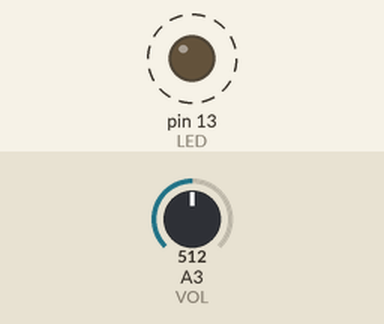
This sketch was run on a simulated Arduino Uno, built with avr-gcc and run on an emulated ATmega328P. Shown: output pins drawn as LEDs (lit = HIGH). Dashed ring = blinking. The inputs (shaded band) are chosen by the test bench; at power-on: A3 (VOL) = 512.

Above: at 1.8 s.
1.9 s: A3 (VOL) set to 306
At 2.2 s:
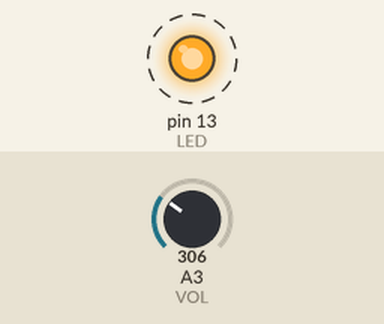
5.4 s: A3 (VOL) set to 122
At 5.56 s:
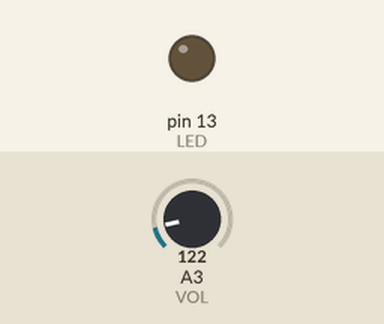
Timing chart, 0 to 14.9 s (numbered marks = the images above; inputs shaded):
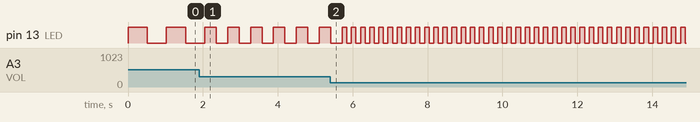

Measured:
- after the input at 1.9 s, pin 13 (LED): alternates HIGH for 0.31 s and LOW for 0.31 s, starting after 0.45 s
- by itself, pin 13 (LED): alternates HIGH for 0.51 s and LOW for 0.51 s

The sketch:

_05_LED_Blink_Control_by_Volume.ino
```cpp
const int LED= 13;
const int VOL= A3;               // 볼륨저항 A3에 연결
const int minDuration=10;     // 신호 최소값 한계 설정
const int maxDuration=600;    // 신호 최소값 한계 설정

void setup()
{
  pinMode(LED, OUTPUT);
}

void loop()
{
  int val = analogRead(VOL);   // 볼륨저항 신호 읽기
  val = constrain(val, minDuration, maxDuration);      // 볼륨저항 신호최소, 최대 설정

  digitalWrite(LED, HIGH);
  delay(val);
  digitalWrite(LED, LOW);
  delay(val);
}
```
